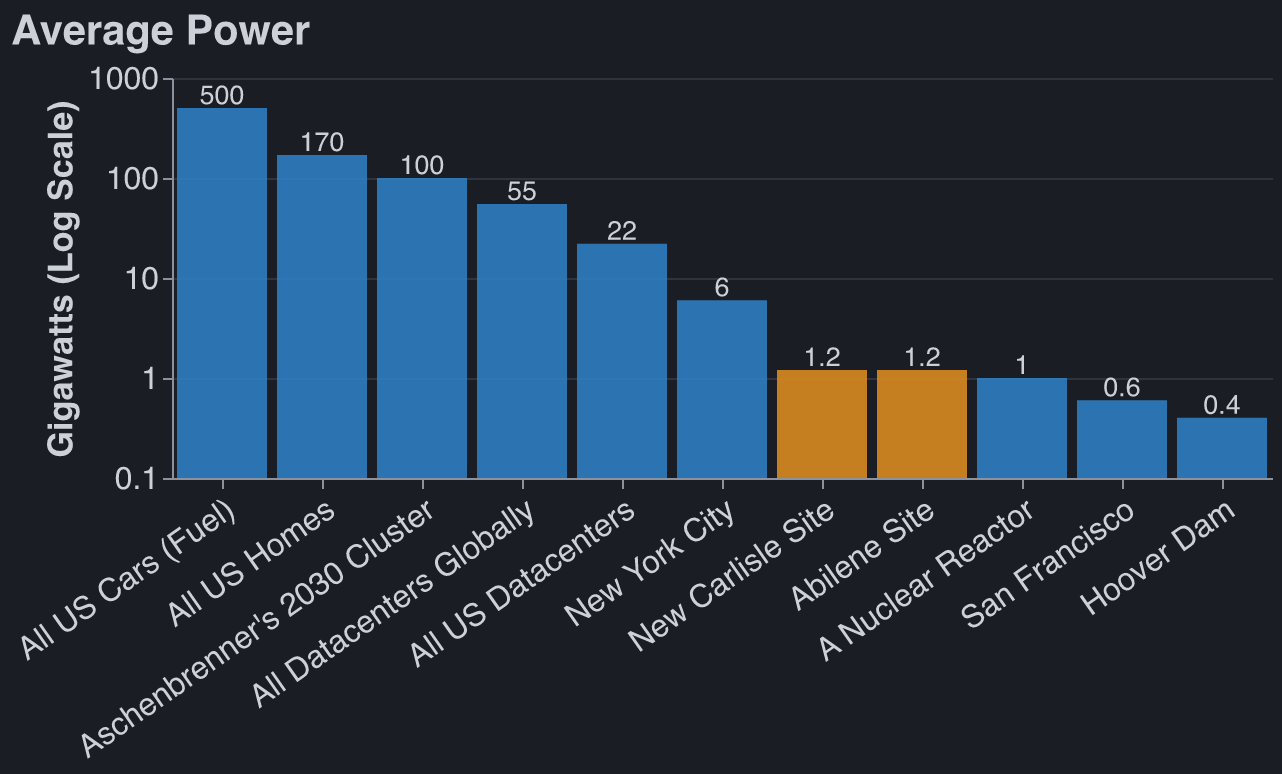

Here is the Python script that generated this plot:
"""Log-scale bar chart: the two datacenter sites against familiar power uses.

Gigawatts, to about one significant figure. Sources and quotes are in
POST_RESEARCH.md (the Abilene part and "Power Comparisons for the Chart").
Everything except the two sites and the forecast is annual energy / 8,760 h.

- All US Cars (Fuel): 124.8 bn gallons burned by light-duty vehicles in 2024
  (FHWA VM-1) x 120,214 Btu/gal = 4,397 TWh of fuel heat = 500 GW. This is heat,
  not electricity: the same miles in EVs would take about 100 GW.
- All US Homes: 1,519 TWh of residential sales in 2025 (EIA) = 173 GW.
- Aschenbrenner's 2030 Cluster: ~100 GW, the "trillion-dollar cluster" row of
  the table in Situational Awareness (2024). A forecast.
- All Datacenters Globally: 485 TWh in 2025 (IEA estimate) = 55 GW. The Energy
  Institute's count is 788 TWh, 90 GW.
- All US Datacenters: 192 TWh in 2024 (LBNL estimate, excludes crypto) = 22 GW.
- New York City: 50.1 TWh in 2025 (NYISO Zone J) = 5.7 GW.
- New Carlisle: 1,244 MW total facility power for the 18 buildings running in
  Oct 2026 (Epoch AI estimate from air permits). Full buildout is 2.2 GW.
- Abilene: 1.2 GW grid connection (Crusoe); Epoch AI estimates 1,154 MW total
  facility power with all eight buildings on, Nov 2026.
- A Nuclear Reactor: 784.8 TWh from 94 US reactors in 2025 (EIA) = 0.95 GW each.
- San Francisco: 5.1 TWh in 2022 (California Energy Commission) = 0.58 GW.
- Hoover Dam: 3.26 TWh a year averaged over FY2016-25 (Reclamation) = 0.37 GW.
  Nameplate is 2.08 GW, but Lake Mead's level keeps output far below that.

The two site bars are facility power at full load, which a training cluster
sits close to around the clock.

Run from the post dir:  python3 charts/power_bars.py
"""
import altair as alt

from theme import CAT, FG, fonts, save

SITE, OTHER = "site", "other"
ROWS = [
    # (label, gigawatts, kind), tallest first
    ("All US Cars (Fuel)", 500, OTHER),
    ("All US Homes", 170, OTHER),
    ("Aschenbrenner's 2030 Cluster", 100, OTHER),
    ("All Datacenters Globally", 55, OTHER),
    ("All US Datacenters", 22, OTHER),
    ("New York City", 6, OTHER),
    ("New Carlisle Site", 1.2, SITE),
    ("Abilene Site", 1.2, SITE),
    ("A Nuclear Reactor", 1, OTHER),
    ("San Francisco", 0.6, OTHER),
    ("Hoover Dam", 0.4, OTHER),
]

WIDTH = 50 * len(ROWS)
FLOOR = 0.1  # log axes have no zero, so bars rise from the bottom of the axis

data = [{"item": name, "gw": gw, "floor": FLOOR, "kind": kind, "label": f"{gw:g}"}
        for name, gw, kind in ROWS]
f = fonts(WIDTH)

base = alt.Chart(alt.Data(values=data)).encode(
    x=alt.X("item:N", sort=[name for name, _, _ in ROWS], title=None,
            axis=alt.Axis(labelAngle=-35, labelLimit=260)))
bar = base.mark_bar(opacity=0.9).encode(
    y=alt.Y("gw:Q", title="Gigawatts (Log Scale)",
            scale=alt.Scale(type="log", domain=[FLOOR, 1000], nice=False),
            axis=alt.Axis(values=[0.1, 1, 10, 100, 1000], format="~g")),
    y2="floor:Q",
    # the two sites the post is about get their own color; everything else is context
    color=alt.Color("kind:N", legend=None,
                    scale=alt.Scale(domain=[SITE, OTHER], range=[CAT["travel"], CAT["energy"]])))
labels = base.mark_text(dy=-6, fontSize=f["label"], color=FG).encode(
    y="gw:Q", text="label:N")

chart = (bar + labels).properties(width=WIDTH, height=200, title="Average Power")
save(chart, "power_bars", WIDTH)
